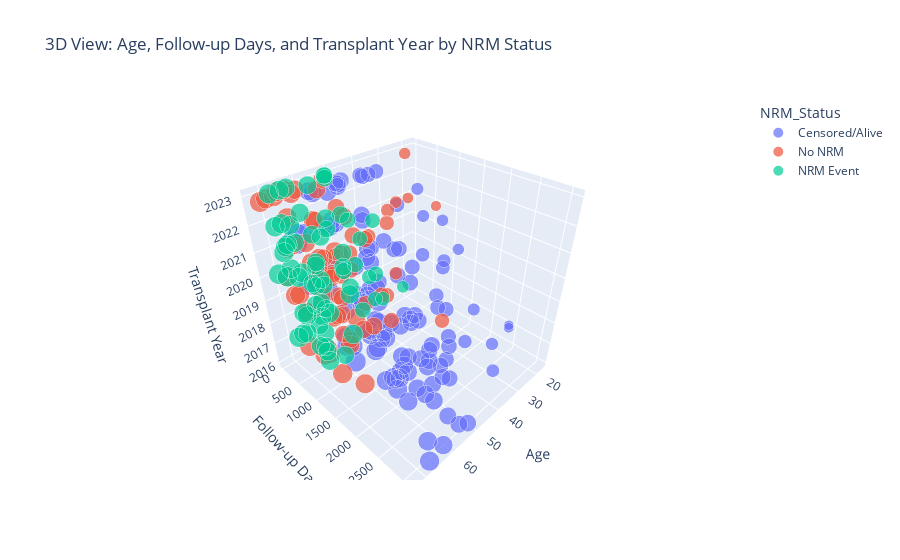
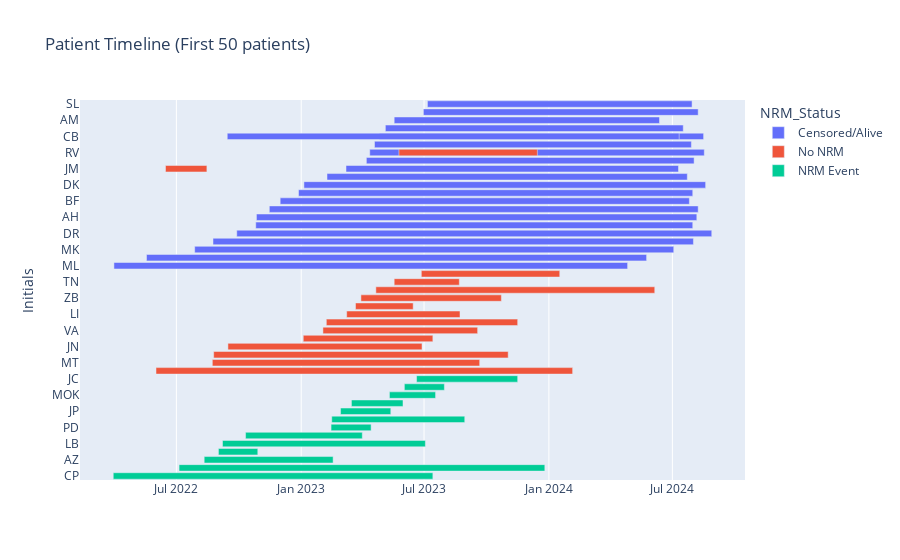

Notebook code cell kept with these figures, in order:
### Markdown cell above
## 5. Interactive Visualizations with Plotly

### Code cell
# Interactive 3D scatter plot
fig_3d = px.scatter_3d(df, x='Age', y='NRM_Days', z='Transplant_Year',
                      color='NRM_Status', size='Age',
                      title='3D View: Age, Follow-up Days, and Transplant Year by NRM Status',
                      labels={'NRM_Days': 'Follow-up Days', 'Transplant_Year': 'Transplant Year'})
fig_3d.show()

# Interactive timeline
fig_timeline = px.timeline(df.head(50), x_start='Transplant Day Zero', 
                          x_end=pd.to_datetime(df['Transplant Day Zero'].head(50)) + pd.to_timedelta(df['NRM_Days'].head(50), unit='D'),
                          y='Initials', color='NRM_Status',
                          title='Patient Timeline (First 50 patients)',
                          labels={'x': 'Timeline'})
fig_timeline.update_yaxes(autorange="reversed")
fig_timeline.show()
